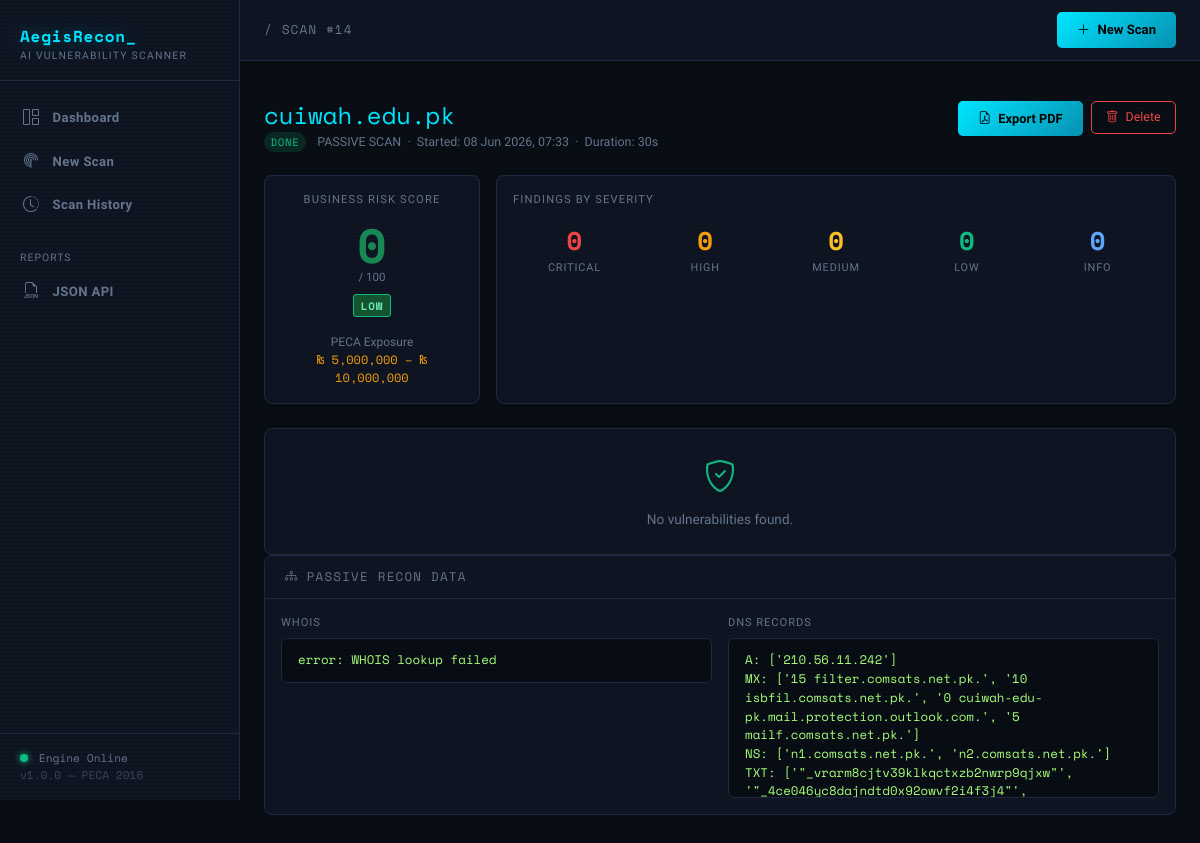
The page /scan/14 on the database its author committed.
### models/scan.py (models this page shows, shortened)
class ScanTarget(db.Model):
    __tablename__ = "scan_targets"
    id             = db.Column(db.Integer, primary_key=True)
    target         = db.Column(db.String(255), nullable=False)   # domain / IP
    scan_type      = db.Column(db.String(20), default="hybrid")  # passive|active|hybrid
    status         = db.Column(db.String(20), default="pending") # pending|running|done|error
    created_at     = db.Column(db.DateTime, default=datetime.utcnow)
    completed_at   = db.Column(db.DateTime, nullable=True)
    error_message  = db.Column(db.Text, nullable=True)
    findings    = db.relationship("ScanFinding",  backref="scan", lazy="dynamic", cascade="all, delete-orphan")
    risk_score  = db.relationship("RiskScore",    backref="scan", uselist=False,  cascade="all, delete-orphan")
    recon_data  = db.relationship("ReconData",    backref="scan", uselist=False,  cascade="all, delete-orphan")
    report      = db.relationship("ScanReport",   backref="scan", uselist=False,  cascade="all, delete-orphan")
    def duration_seconds(self):
        if self.completed_at and self.created_at:
            return int((self.completed_at - self.created_at).total_seconds())
        return None
    def findings_by_severity(self):
        counts = {"critical": 0, "high": 0, "medium": 0, "low": 0, "info": 0}
        for f in self.findings:
            if f.severity in counts:
                counts[f.severity] += 1
        return counts

class RiskScore(db.Model):
    __tablename__ = "risk_scores"
    id                   = db.Column(db.Integer, primary_key=True)
    scan_id              = db.Column(db.Integer, db.ForeignKey("scan_targets.id"), nullable=False)
    overall_score        = db.Column(db.Float, default=0.0)
    risk_level           = db.Column(db.String(20), default="info")  # critical|high|medium|low|info
    score_open_ports     = db.Column(db.Float, default=0.0)
    score_ssl            = db.Column(db.Float, default=0.0)
    score_headers        = db.Column(db.Float, default=0.0)
    score_cve            = db.Column(db.Float, default=0.0)
    score_services       = db.Column(db.Float, default=0.0)
    peca_min_pkr         = db.Column(db.BigInteger, default=0)
    peca_max_pkr         = db.Column(db.BigInteger, default=0)
    predictive_score_30d = db.Column(db.Float, default=0.0)
    breach_probability   = db.Column(db.Float, default=0.0)  # 0.0 – 1.0
    ai_summary           = db.Column(db.Text, nullable=True)
    ai_summary_ur        = db.Column(db.Text, nullable=True)   # Urdu translation
    created_at           = db.Column(db.DateTime, default=datetime.utcnow)
    def peca_min_formatted(self):
        return f"₨ {self.peca_min_pkr:,.0f}"
    def peca_max_formatted(self):
        return f"₨ {self.peca_max_pkr:,.0f}"

### app.py (the view)
    @app.route("/scan/<int:scan_id>")
    def scan_detail(scan_id):
        scan = ScanTarget.query.get_or_404(scan_id)
        findings     = scan.findings.order_by(ScanFinding.severity).all()
        risk_score   = scan.risk_score
        recon        = scan.recon_data
        report       = scan.report
        severity_map = scan.findings_by_severity()
        return render_template(
            "scan_detail.html",
            scan=scan,
            findings=findings,
            risk_score=risk_score,
            recon=recon,
            report=report,
            severity_map=severity_map,
        )

### models/scan.py (called while the page is built)
    def get_json(self, field: str):
        raw = getattr(self, field, None)
        if raw:
            try:
                return json.loads(raw)
            except (json.JSONDecodeError, TypeError):
                return {}
        return {}

### templates/scan_detail.html (shortened to what this page needs)
{% extends "base.html" %}
{% block breadcrumb %}/ Scan #{{ scan.id }}{% endblock %}
{% block content %}
<div class="d-flex justify-content-between align-items-start mb-4 flex-wrap gap-3">
  <div>
    <h4 style="font-family:var(--aegis-mono); color:var(--aegis-cyan); margin-bottom:0.2rem;">
      {{ scan.target }}
    </h4>
    <div style="font-size:0.78rem; color:var(--aegis-muted);">
      <span class="status-pill status-{{ scan.status }} me-2">{{ scan.status }}</span>
      {{ scan.scan_type | upper }} SCAN &nbsp;·&nbsp;
      Started: {{ scan.created_at | datetimeformat }}
      {% if scan.duration_seconds() %}
        &nbsp;·&nbsp; Duration: {{ scan.duration_seconds() }}s
      {% endif %}
    </div>
  </div>
  <div class="d-flex gap-2">
    {% if scan.status == 'done' %}
      <a href="{{ url_for('report_bp.generate', scan_id=scan.id, report_type='full') }}"
         class="btn-aegis-primary" style="text-decoration:none; font-size:0.8rem;">
        <i class="bi bi-file-earmark-pdf me-1"></i> Export PDF
      </a>
    {% endif %}
    <form method="POST" action="{{ url_for('delete_scan', scan_id=scan.id) }}"
          onsubmit="return confirm('Delete this scan permanently?')">
      <button type="submit" class="btn-aegis-danger">
        <i class="bi bi-trash me-1"></i> Delete
      </button>
    </form>
  </div>
</div>
<div class="row g-3 mb-4">
  <div class="col-md-3">
    <div class="card-aegis p-3 h-100 d-flex flex-column align-items-center justify-content-center text-center">
      {% if risk_score %}
        {% set score = risk_score.overall_score | int %}
        {% set lvl   = risk_score.risk_level %}
        <div style="font-size:0.7rem; text-transform:uppercase; letter-spacing:0.1em; color:var(--aegis-muted); margin-bottom:0.75rem;">Business Risk Score</div>
        <div style="font-family:var(--aegis-mono); font-size:3rem; font-weight:700; line-height:1;"
             class="{% if lvl == 'critical' %}text-danger{% elif lvl == 'high' %}text-warning{% elif lvl == 'medium' %}text-warning{% else %}text-success{% endif %}">
          {{ score }}
        </div>
        <div style="font-size:0.72rem; color:var(--aegis-muted);">/ 100</div>
        <span class="severity-badge badge-{{ lvl }} mt-2">{{ lvl }}</span>
        <div class="mt-3" style="font-size:0.75rem; color:var(--aegis-muted);">
          PECA Exposure<br>
          <span style="color:var(--aegis-orange); font-family:var(--aegis-mono);">
            {{ risk_score.peca_min_formatted() }} – {{ risk_score.peca_max_formatted() }}
          </span>
        </div>
      {% else %}
        <span style="color:var(--aegis-muted); font-size:0.82rem;">Score not yet calculated</span>
      {% endif %}
    </div>
  </div>
  <div class="col-md-9">
    <div class="card-aegis p-3 h-100">
      <div style="font-size:0.7rem; text-transform:uppercase; letter-spacing:0.1em; color:var(--aegis-muted); margin-bottom:0.75rem;">Findings by Severity</div>
      <div class="row g-2">
        {% set labels = [('critical','var(--aegis-red)'), ('high','var(--aegis-orange)'), ('medium','var(--aegis-yellow)'), ('low','var(--aegis-green)'), ('info','#60a5fa')] %}
        {% for sev, color in labels %}
        <div class="col">
          <div style="text-align:center;">
            <div style="font-family:var(--aegis-mono); font-size:1.6rem; font-weight:700; color:{{ color }};">
              {{ severity_map[sev] }}
            </div>
            <div style="font-size:0.68rem; text-transform:uppercase; letter-spacing:0.08em; color:var(--aegis-muted);">{{ sev }}</div>
          </div>
        </div>
        {% endfor %}
      </div>
    </div>
  </div>
</div>
{% if findings %}
<div class="card-aegis mb-4">
  <div class="card-header"><i class="bi bi-bug me-2"></i>Vulnerability Findings ({{ findings | length }})</div>
  <div class="table-responsive">
    <table class="table table-aegis mb-0">
      <thead>
        <tr>
          <th>Severity</th>
          <th>Title</th>
          <th>Module</th>
          <th>CVE</th>
          <th>CVSS</th>
        </tr>
      </thead>
      <tbody>
        {% for f in findings %}
        <tr data-bs-toggle="collapse" data-bs-target="#finding-{{ f.id }}" style="cursor:pointer;">
          <td><span class="severity-badge badge-{{ f.severity }}">{{ f.severity }}</span></td>
          <td style="font-size:0.82rem;">{{ f.title }}</td>
          <td><span style="font-family:var(--aegis-mono); font-size:0.72rem; color:var(--aegis-muted);">{{ f.module }}</span></td>
          <td>
            {% if f.cve_id %}
              <a href="https://nvd.nist.gov/vuln/detail/{{ f.cve_id }}" target="_blank"
                 style="font-family:var(--aegis-mono); font-size:0.72rem; color:var(--aegis-cyan);">
                {{ f.cve_id }}
              </a>
            {% else %}—{% endif %}
          </td>
          <td style="font-family:var(--aegis-mono); font-size:0.78rem;">
            {% if f.cvss_score %}{{ "%.1f"|format(f.cvss_score) }}{% else %}—{% endif %}
          </td>
        </tr>
        <tr>
          <td colspan="5" style="padding:0;">
            <div class="collapse" id="finding-{{ f.id }}">
              <div style="padding:1rem 1.25rem; background:rgba(0,0,0,0.2); border-bottom:1px solid var(--aegis-border);">
                {% if f.description %}
                  <div style="font-size:0.82rem; margin-bottom:0.5rem;">{{ f.description }}</div>
                {% endif %}
                {% if f.evidence %}
                  <div class="code-block mt-2">{{ f.evidence }}</div>
                {% endif %}
                {% if f.remediation %}
                  <div style="margin-top:0.75rem; font-size:0.8rem;">
                    <span style="color:var(--aegis-green); font-family:var(--aegis-mono); font-size:0.7rem; text-transform:uppercase;">Remediation:</span><br>
                    {{ f.remediation }}
                  </div>
                {% endif %}
              </div>
            </div>
          </td>
        </tr>
        {% endfor %}
      </tbody>
    </table>
  </div>
</div>
{% elif scan.status == 'done' %}
<div class="card-aegis p-4 text-center" style="color:var(--aegis-muted);">
  <i class="bi bi-shield-check" style="font-size:2rem; color:var(--aegis-green);"></i>
  <div class="mt-2" style="font-size:0.85rem;">No vulnerabilities found.</div>
</div>
{% else %}
<div class="card-aegis p-4 text-center" style="color:var(--aegis-muted);">
  <div class="spinner-border spinner-border-sm me-2" style="color:var(--aegis-cyan);"></div>
  Scan in progress — findings will appear here when complete.
</div>
{% endif %}
{% if recon %}
<div class="card-aegis mb-4">
  <div class="card-header"><i class="bi bi-diagram-3 me-2"></i>Passive Recon Data</div>
  <div class="p-3">
    <div class="row g-3">
      {% set whois = recon.get_json('whois_data') %}
      {% if whois %}
      <div class="col-md-6">
        <div style="font-size:0.7rem; text-transform:uppercase; letter-spacing:0.08em; color:var(--aegis-muted); margin-bottom:0.4rem;">WHOIS</div>
        <div class="code-block" style="max-height:160px; overflow-y:auto;">{% for k,v in whois.items() %}{{ k }}: {{ v }}
{% endfor %}</div>
      </div>
      {% endif %}
      {% set dns = recon.get_json('dns_records') %}
      {% if dns %}
      <div class="col-md-6">
        <div style="font-size:0.7rem; text-transform:uppercase; letter-spacing:0.08em; color:var(--aegis-muted); margin-bottom:0.4rem;">DNS Records</div>
        <div class="code-block" style="max-height:160px; overflow-y:auto;">{% for k,v in dns.items() %}{{ k }}: {{ v }}
{% endfor %}</div>
      </div>
      {% endif %}
      {% set subs = recon.get_json('subdomains') %}
    </div>
  </div>
</div>
{% endif %}
{% endblock %}

### templates/base.html (style rules this page uses)
:root { --aegis-bg: #090c12; --aegis-surface: #0f1320; --aegis-border: #1e2840; --aegis-cyan: #00e5ff; --aegis-purple: #7c3aed; --aegis-green: #10b981; --aegis-red: #ef4444; --aegis-orange: #f59e0b; --aegis-yellow: #fbbf24; --aegis-muted: #64748b; --aegis-text: #e2e8f0; --aegis-mono: 'Space Mono', monospace; --aegis-sans: 'Sora', sans-serif; }
*, *::before, *::after { box-sizing: border-box; }
body { background: var(--aegis-bg); color: var(--aegis-text); font-family: var(--aegis-sans); min-height: 100vh; }
body::before { content: ""; position: fixed; inset: 0; background: repeating-linear-gradient( 0deg, transparent, transparent 2px, rgba(0,229,255,0.015) 2px, rgba(0,229,255,0.015) 4px ); pointer-events: none; z-index: 9999; }
.card-aegis { background: var(--aegis-surface); border: 1px solid var(--aegis-border); border-radius: 8px; }
.card-aegis .card-header { background: transparent; border-bottom: 1px solid var(--aegis-border); font-family: var(--aegis-mono); font-size: 0.78rem; text-transform: uppercase; letter-spacing: 0.1em; color: var(--aegis-muted); padding: 0.75rem 1.25rem; }
.badge-low { background: #14532d; color: #6ee7b7; border: 1px solid #10b981; }
.severity-badge { font-family: var(--aegis-mono); font-size: 0.68rem; padding: 0.2em 0.6em; border-radius: 3px; text-transform: uppercase; letter-spacing: 0.08em; font-weight: 700; }
.btn-aegis-primary { background: linear-gradient(135deg, var(--aegis-cyan) 0%, #0891b2 100%); color: #000; font-weight: 700; font-size: 0.82rem; border: none; border-radius: 5px; padding: 0.5rem 1.25rem; font-family: var(--aegis-sans); transition: opacity 0.2s, transform 0.15s; }
.btn-aegis-danger { background: transparent; color: var(--aegis-red); border: 1px solid var(--aegis-red); font-size: 0.78rem; border-radius: 5px; padding: 0.4rem 0.9rem; }
.status-pill { font-family: var(--aegis-mono); font-size: 0.67rem; padding: 0.18em 0.6em; border-radius: 20px; text-transform: uppercase; letter-spacing: 0.07em; }
.status-done { background: rgba(16,185,129,0.15); color: var(--aegis-green); }
.code-block { background: rgba(0,0,0,0.4); border: 1px solid var(--aegis-border); border-radius: 6px; padding: 0.75rem 1rem; font-family: var(--aegis-mono); font-size: 0.78rem; color: #a8ff78; overflow-x: auto; white-space: pre-wrap; }

### rows shown on the page
ScanTarget: id "14", target "cuiwah.edu.pk", status "DONE", scan_type "PASSIVE", created_at "08 Jun 2026, 07:33", duration_seconds "30"
RiskScore: risk_level "LOW", peca_min_formatted "₨ 5,000,000", peca_max_formatted "₨ 10,000,000"

### other values the page prints
{{ score }} "0"
{{ severity_map[sev] }} "0" "0" "0" "0" "0"
{{ sev }} "CRITICAL" "HIGH" "MEDIUM" "LOW" "INFO"
{{ k }} "error"
{{ v }} "WHOIS lookup failed"
{{ k }} "A" "MX" "NS" "TXT"
{{ v }} "['210.56.11.242']" "['15 filter.comsats.net.pk.', '10 isbfil.comsats.net.pk.', '0 cuiwah-edu-pk.mail.protection.outlook.com.', '5 mailf.comsats.net.pk.']" "['n1.comsats.net.pk.', 'n2.comsats.net.pk.']" "['\"_vrarm8cjtv39klkqctxzb2nwrp9qjxw\"', '\"_4ce046yc8dajndtd0x92owvf2i4f3j4\"',…"
